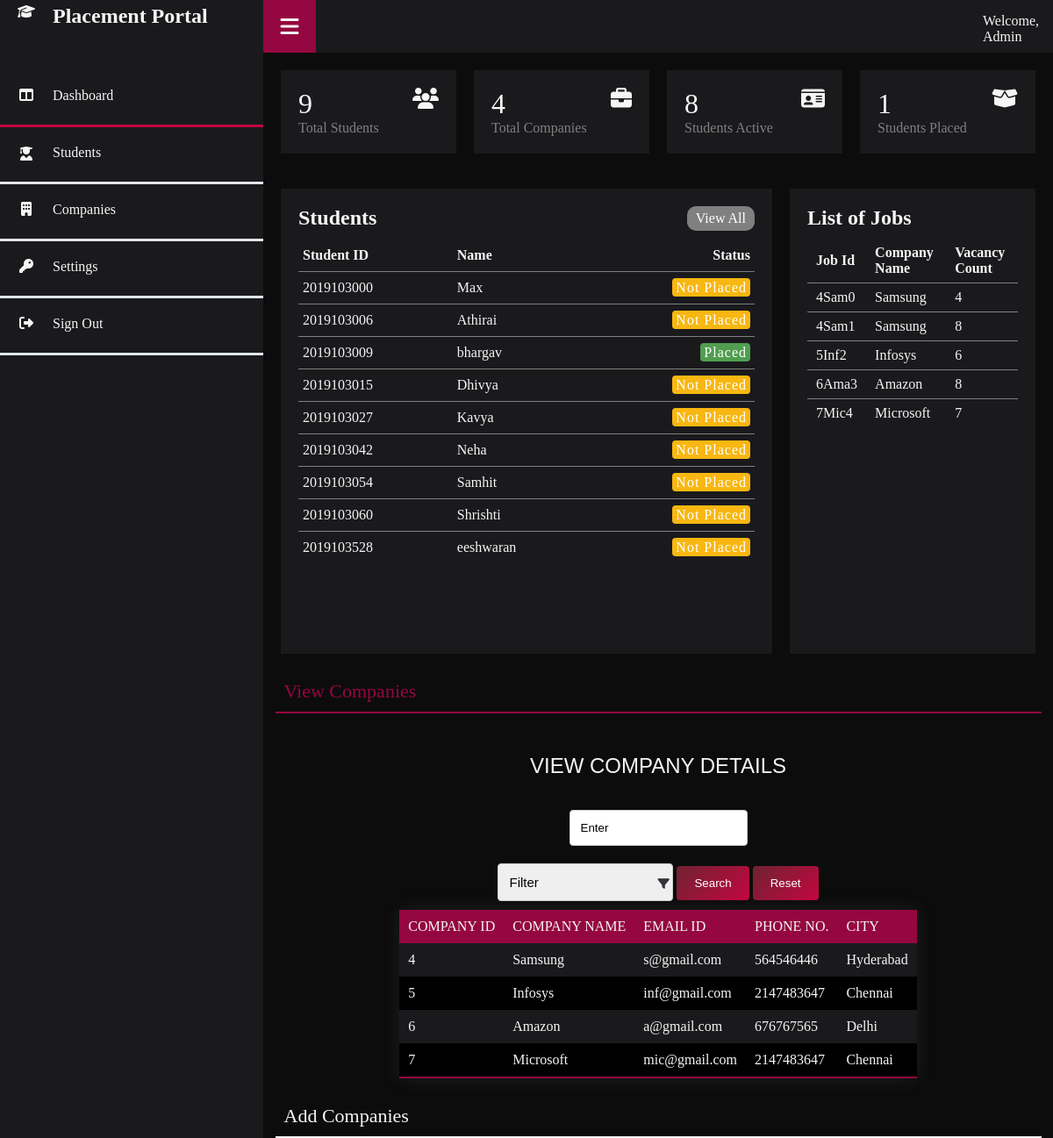
The page /adminlogin/dashboardpage/mainindex.php (signed in) on the database its author committed.
### tables this page shows
CREATE TABLE `studentdetails` (
  `FirstName` varchar(255) NOT NULL,
  `LastName` varchar(255) NOT NULL,
  `DoB` date NOT NULL,
  `EmailId` varchar(255) NOT NULL,
  `MobileNumber` decimal(10,0) NOT NULL,
  `UG` varchar(255) NOT NULL,
  `StudentId` int(11) NOT NULL,
  `College` varchar(255) DEFAULT NULL,
  `Gender` varchar(10) NOT NULL,
  `Status` varchar(1) DEFAULT 'n'
);

CREATE TABLE `jobdetails` (
  `JobId` varchar(10) NOT NULL,
  `JobDesc` varchar(255) NOT NULL,
  `ApplDeadline` date NOT NULL,
  `CompanyId` int(11) NOT NULL,
  `Start` varchar(50) NOT NULL,
  `Mode` varchar(10) NOT NULL,
  `Salary` int(11) NOT NULL,
  `City` varchar(100) NOT NULL,
  `State` varchar(100) NOT NULL,
  `Vacancies` int(11) NOT NULL
);

CREATE TABLE `companyprofile` (
  `CompanyName` char(10) DEFAULT NULL,
  `CompanyId` int(11) NOT NULL,
  `Email` varchar(100) NOT NULL,
  `PhoneNumber` int(11) NOT NULL,
  `City` varchar(100) NOT NULL
);

### adminlogin/dashboardpage/dashboard.php (the view, shortened to what this page needs)
<div id="Dashboard" class="portion" >
    <div class="cardBox">
                <div class="card">
                    <div>
                        <div class="numbers">
                        <?php
                            $sql = "SELECT * FROM studentlogin";
                            $result = mysqli_query(Database::$conn,$sql);
                            $rowCount = mysqli_num_rows($result);
                            echo($rowCount);
                        ?>
                        </div>
                        <div class="cardName">Total Students</div>
                    </div>
                    <div class="iconBox">
                        <i class="fas fa-users"></i>
                    </div>
                </div>
                <div class="card">
                    <div>
                        <div class="numbers">
                        <?php
                            $sql = "SELECT * FROM companylogin";
                            $result = mysqli_query(Database::$conn,$sql);
                            $rowCount = mysqli_num_rows($result);
                            echo($rowCount);
                        ?>
                        </div>
                        <div class="cardName">Total Companies</div>
                    </div>
                    <div class="iconBox">
                        <i class="fas fa-briefcase"></i>
                    </div>
                </div>
                <div class="card">
                    <div>
                        <div class="numbers">
                        <?php
                            $sql = "SELECT * FROM studentdetails where status = 'n'";
                            $result = mysqli_query(Database::$conn,$sql);
                            $rowCount = mysqli_num_rows($result);
                            echo($rowCount);
                        ?>
                        </div>
                        <div class="cardName">Students Active</div>
                    </div>
                    <div class="iconBox">
                        <i class="fas fa-id-card"></i>
                    </div>
                </div>
                <div class="card">
                    <div>
                        <div class="numbers">
                        <?php
                            $sql = "SELECT * FROM studentdetails where status = 'y'";
                            $result = mysqli_query(Database::$conn,$sql);
                            $rowCount = mysqli_num_rows($result);
                            echo($rowCount);
                        ?>
                        </div>
                        <div class="cardName">Students Placed</div>
                    </div>
                    <div class="iconBox">
                        <i class="fas fa-box-open"></i>
                    </div>
                </div>
            </div>
            <div class="details">
                <div class="recent">
                    <div class="cardHeader">
                        <h2>Students</h2>
                        <a href="#" onclick="openTab(event, 'Students')" class="btn">View All</a>
                    </div>
                    <table>
                        <thead>
                            <tr>
                                <td>Student ID</td>
                                <td>Name</td>
                                <td>Status</td>
                            </tr>
                        </thead>
                        <?php
                            $sql = "SELECT * FROM studentdetails where Status!='b'";
                            $result = mysqli_query(Database::$conn,$sql);
                            $rowCount = mysqli_num_rows($result);
                            if($rowCount > 0){
                                while ($row = mysqli_fetch_assoc($result)){
                                    echo "<tr><td>".$row['StudentId']."</td><td>".$row['FirstName']."</td>";
                                    if($row['Status']=='y'){
                                        echo "<td><span class='status placed'>"."Placed"."</span></td>";
                                    }
                                    else if($row['Status']=='n'){
                                        echo "<td><span class='status pending'>"."Not Placed"."</span></td>";
                                    }
                                    echo "</tr>";
                                }
                            }
                        ?>
                    </table>
                </div>
                <div class="recentComm">
                    <div class="cardHeader">
                        <h2>List of Jobs</h2>
                    </div>
                    <table>
                        <thead>
                            <tr>
                                <td>Job Id</td>
                                <td>Company Name</td>
                                <td>Vacancy Count</td>
                            </tr>
                        </thead>
                        <?php
                            $sql = "SELECT * FROM jobdetails inner join companyprofile
                            on jobdetails.CompanyId = companyprofile.CompanyId";
                            $result = mysqli_query(Database::$conn,$sql);
                            $rowCount = mysqli_num_rows($result);
                            if($rowCount > 0){
                                while ($row = mysqli_fetch_assoc($result)){
                                    echo "<tr><td>".$row['JobId']."</td><td>".$row['CompanyName']."</td><td>".$row['Vacancies']."</td></tr>";
                                }
                            }
                        ?>
                    </table>
                </div>
            </div>
</div>

### adminlogin/dashboardpage/Company.php (shortened to what this page needs)
<?php
    $sql="select * from companyprofile";
    $query = mysqli_query(Database::$conn,$sql) or die(mysqli_error(Database::$conn));
?>
<div id="Companies" class="portion" >
<section class="sectioncomp">
    <details open>
      <summary>View Companies</summary>
      <div>
      <div class="heading">VIEW COMPANY DETAILS</div>
    <div class="formdiv">
        <form class="filterform" name="search" method="POST" action="#">
            <div class="input-text">
                <input type="text" name="search_box" value="" placeholder="Enter"/>
			</div>
            <div class="input-select">
                <label class="dropdown">
			<select name="column" style="color:black;" class="selectmenu">
                <option value="" style="color:black;">Filter</option>
            </select>
                </label>
                <input  type="submit" name="search" value="Search"/>
                <input  type="submit" name="reset" value="Reset"/>
            </div>
        </form>
    </div>
    <table class="details-table">
            <thead>
            <tr>
                <td> COMPANY ID </td>
                <td> COMPANY NAME </td>
                <td> EMAIL ID </td>
                <td> PHONE NO. </td>
                <td> CITY </td>
            </tr>
            </thead>
            <?php
                 while($row = mysqli_fetch_array($query)){
                    ?>
        <tbody>
        <tr>
                <td><?php echo $row['CompanyId'];?></td>
                <td><?php echo $row['CompanyName'];?></td>
                <td><?php echo $row['Email'];?></td>
				<td><?php echo $row['PhoneNumber'];?></td>
                <td><?php echo $row['City'];?></td>
        </tr>
    </tbody>
    <?php }?>
    </table>
      </div>
    </details>
    <details>
        <br>
      <summary>Add Companies</summary>
    </details>
  </section>
</div>

### adminlogin/dashboardpage/styles.css (style rules this page uses)
* { margin:0; padding:0; box-sizing: border-box; color: whitesmoke; }
body { overflow-x: hidden; }
.cardBox { position: relative; width:100%; padding: 20px; display: grid; grid-template-columns: repeat(4,1fr); grid-gap: 20px; }
.cardBox .card { position: relative; background: #1A1A1D; padding: 20px; display: flex; justify-content: space-between; cursor: pointer; }
.cardBox .card .numbers { position: relative; font-size: 2em; font-weight: 500; }
.cardBox .card .cardName { color: grey ; }
.cardBox .card .iconBox { font-size: 1.5em; color: grey; text-align: center; vertical-align: middle; }
.details { position: relative; width: 100%; padding: 20px; display: grid; padding-top: 20px; gap: 20px; grid-template-columns: 2fr 1fr; }
.details .recent { position: relative; min-height: 530px; background:#1A1A1D; padding: 20px; }
.cardHeader { display: flex; justify-content: space-between; align-items: flex-start; }
.cardHeader h2 { font-weight: 600; }
.btn { position: relative; padding: 5px 10px; background: grey; color: white; text-decoration: none; border-radius: 10px; }
.details table { width: 100%; border-collapse: collapse; margin-top: 10px; }
.details table thead td { font-weight: 600; }
.details .recent table tr { border-bottom: 1px solid grey; }
.details .recent table tbody tr:last-child { border-bottom: none; }
.details .recent table tr td { padding: 9px 5px; }
.details .recent table tbody td:last-child, .details .recent table thead td:last-child { text-align: right; }
.status { position: relative; padding: 2px 4px; background: rgb(228, 76, 76); color:white; border-radius: 4px; font-size: 16px; font-weight: 300 ; letter-spacing: 1px; }
.placed { background: rgb(81, 158, 81); }
.pending { background: #f8b711; }
.details .recentComm { position: relative; min-height: 530px; background: #1A1A1D; padding:20px; }
.details .recentComm table tr { border-bottom: 1px solid grey; }
.details .recentComm table tbody tr:last-child { border-bottom: none; }
.details .recentComm table tr td { padding:7px 10px; }

### adminlogin/dashboardpage/students.php (style rules this page uses)
.formdiv { text-align: center; }
.filterform { width:100%; }
label.dropdown { overflow: hidden; height: 50px; position: relative; }
.filterform input[type=text], .filterform select { padding: 12px; border: 1px solid #ccc; border-radius: 4px; resize: vertical; }
.filterform input[type=submit] { background: linear-gradient(135deg,#6F2232, #C3073F); color: white; padding: 12px 20px; border: none; border-radius: 4px; cursor: pointer; }
select.selectmenu { font-size: 15px; width: 200px; -webkit-appearance: none; -moz-appearance: none; appearance: none; }
label.dropdown:after { content: '\f0b0 '; font-family: FontAwesome; position: absolute; right: 5px; top: 1px; font-size: smaller; z-index: 1; width: 10%; height: 100%; pointer-events: none; color: #34343a; }
.filterform .input-text, .filterform .input-select { padding: 10px; }

### adminlogin/dashboardpage/changepass.php (style rules this page uses)
::placeholder { color:black; }
input { color:black; }

### rows shown on the page
studentdetails: StudentId "2019103000", FirstName "Max", Status "Not Placed"
studentdetails: StudentId "2019103006", FirstName "Athirai", Status "Not Placed"
studentdetails: StudentId "2019103009", FirstName "bhargav", Status "Placed"
studentdetails: StudentId "2019103015", FirstName "Dhivya", Status "Not Placed"
studentdetails: StudentId "2019103027", FirstName "Kavya", Status "Not Placed"
studentdetails: StudentId "2019103042", FirstName "Neha", Status "Not Placed"
studentdetails: StudentId "2019103054", FirstName "Samhit", Status "Not Placed"
studentdetails: StudentId "2019103060", FirstName "Shrishti", Status "Not Placed"
studentdetails: StudentId "2019103528", FirstName "eeshwaran", Status "Not Placed"
jobdetails: JobId "4Sam0", CompanyId.CompanyName "Samsung", Vacancies "4"
jobdetails: JobId "4Sam1", CompanyId.CompanyName "Samsung", Vacancies "8"
jobdetails: JobId "5Inf2", CompanyId.CompanyName "Infosys", Vacancies "6"
jobdetails: JobId "6Ama3", CompanyId.CompanyName "Amazon", Vacancies "8"
jobdetails: JobId "7Mic4", CompanyId.CompanyName "Microsoft", Vacancies "7"
companyprofile: CompanyId "4", CompanyName "Samsung", Email "s@gmail.com", PhoneNumber "564546446", City "Hyderabad"
companyprofile: CompanyId "5", CompanyName "Infosys", Email "inf@gmail.com", PhoneNumber "2147483647", City "Chennai"
companyprofile: CompanyId "6", CompanyName "Amazon", Email "a@gmail.com", PhoneNumber "676767565", City "Delhi"
companyprofile: CompanyId "7", CompanyName "Microsoft", Email "mic@gmail.com", PhoneNumber "2147483647", City "Chennai"

### other values the page prints
$rowCount "9"
$rowCount "4"
$rowCount "8"
$rowCount "1"
